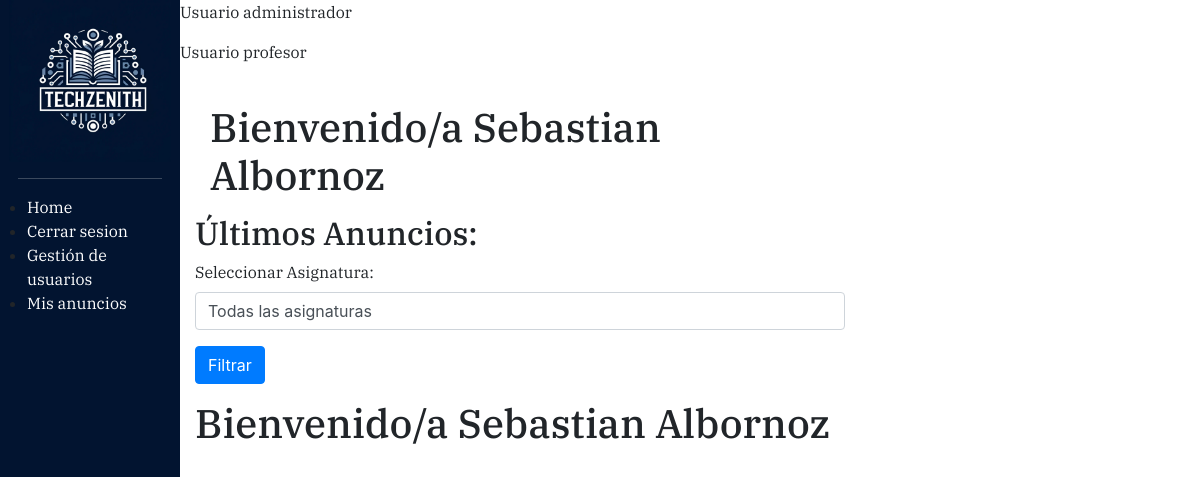
Before: /home/ (signed in) with the older database file.
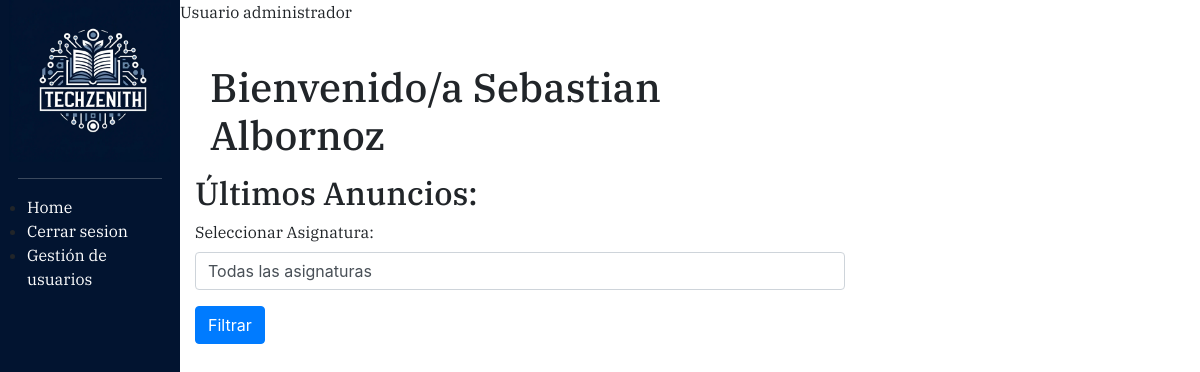
After: the same page with the newer database file.
### aula_virtual/models.py (models this page shows, shortened)
class Usuario(AbstractUser):
    tutor = models.ForeignKey('self', on_delete=models.SET_NULL, null=True, blank=True, related_name='alumnos')

### aula_virtual/views.py (the view, shortened to what this page needs)
# urls.py: 2. Add a URL to urlpatterns:  path('', views.home, name='home')
@login_required
def home(request):
    data = {}
    usuario = request.user
    data['usuario'] = usuario
    if usuario.is_superuser:
        data["es_administrador"] = True
    if usuario.groups.filter(name="Apoderados").exists():
        data["es_apoderado"] = True
        alumnos = list(Usuario.objects.all().filter(tutor = usuario))
        data['mis_alumnos'] = []
    if usuario.groups.filter(name="Alumnos").exists():
        data["es_alumno"] = True
        asignaturas_usuario = RegistroAsignatura.objects.filter(usuario=usuario).values_list('asignatura', flat=True)
        asignaturas = Asignatura.objects.filter(id__in=asignaturas_usuario)
        anuncios = Anuncio.objects.filter(asignatura__in=asignaturas)
        data['asignaturas'] = asignaturas
        data['anuncios'] = anuncios
    if usuario.groups.filter(name="Profesores").exists():
        data["es_profesor"] = True
    return render(request, 'aula_virtual/home.html', data)

### aula_virtual/templates/aula_virtual/home.html (shortened to what this page needs)
{% extends "aula_virtual/utilidades/base.html" %}
{% load static %}
{% block content %}
{% include 'aula_virtual/utilidades/menu-lateral.html' %}
<main id="pg-home">
    {% if es_administrador %}
    <p>Usuario administrador</p>
    {% endif %}
    {% if es_profesor %}
    <p>Usuario profesor</p>
    {% endif %}
    {% if es_alumno %}
        <div class="container mt-4">
            <div class="row">
                <div class="col-md-8">
                    <h1>Bienvenido/a {{ usuario.first_name }} {{ usuario.last_name }}</h1>
                    <h2>Últimos Anuncios:</h2>
                    <form method="get">
                        <div class="form-group">
                            <label for="selectAsignatura">Seleccionar Asignatura:</label>
                            <select class="form-control" id="selectAsignatura" name="asignatura">
                                <option value="">Todas las asignaturas</option>
                            </select>
                        </div>
                        <button type="submit" class="btn btn-primary">Filtrar</button>
                    </form>
                </div>
                <div class="col-md-4">
                </div>
            </div>
        </div>
    {% endif %}
    {% if es_apoderado %}
    <h1>Bienvenido/a {{usuario.first_name}} {{usuario.last_name}}</h1>
    {% endif %}
</main>
{% endblock %}

Changed rows visible on the page:
changed Usuario "Sebastian": first_name "Sebastian" → (not shown); last_name "Albornoz" → (not shown)
Other visible differences:
text no longer shown: "Mis anuncios Usuario profesor Bienvenido/a"
